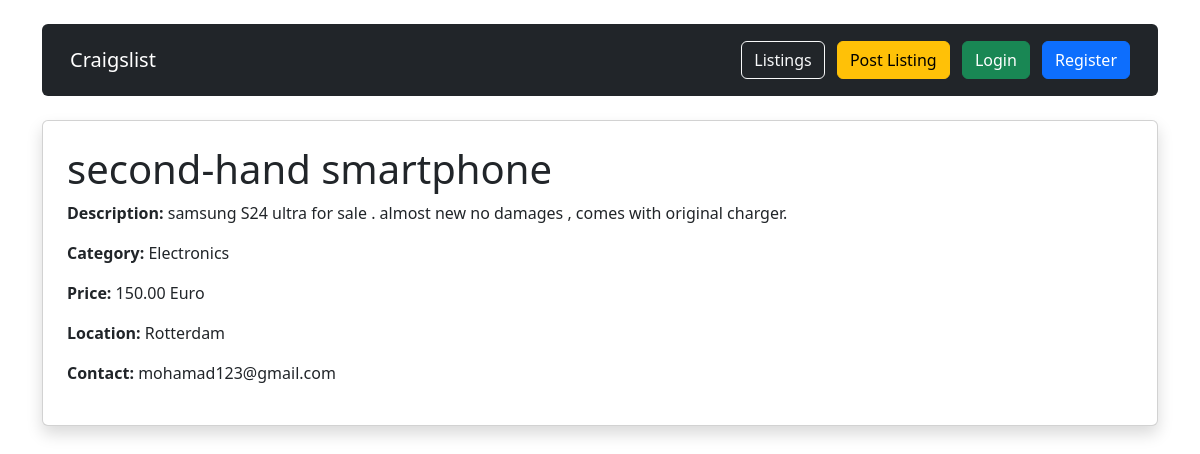
The app's page /listing/1/ with its own data.
### listings/models.py (models this page shows, shortened)
class Listing(models.Model):
    title = models.CharField(max_length=255)
    description = models.TextField()
    category = models.CharField(
        max_length=100,
        choices=CATEGORY_CHOICES
    )
    price = models.DecimalField(
        max_digits=10,
        decimal_places=2
    )
    location = models.CharField(max_length=255)
    contact_details = models.CharField(max_length=255)
    image = models.ImageField(
        upload_to='listing_images/',
        blank=True,
        null=True
    )
    created_by = models.ForeignKey(
        User,
        on_delete=models.CASCADE
    )
    created_at = models.DateTimeField(
        auto_now_add=True
    )

### listings/views.py (the view)
def listing_detail(request, id):
    listing = get_object_or_404(
        Listing,
        id=id
    )
    context = {
        'listing': listing
    }
    return render(
        request,
        'listings/listing_detail.html',
        context
    )

### listings/templates/listings/listing_detail.html (shortened to what this page needs)
{% extends 'listings/base.html' %}
{% block content %}
<div class="card shadow p-4">
    <h1>
        {{ listing.title }}
    </h1>
    <p>
        <strong>Description:</strong>
        {{ listing.description }}
    </p>
    <p>
        <strong>Category:</strong>
        {{ listing.category }}
    </p>
    <p>
        <strong>Price:</strong>
        {{ listing.price }} Euro
    </p>
    <p>
        <strong>Location:</strong>
        {{ listing.location }}
    </p>
    <p>
        <strong>Contact:</strong>
        {{ listing.contact_details }}
    </p>
</div>
{% endblock %}

### records on screen
Listing: title "second-hand smartphone", description "samsung S24 ultra for sale . almost new no damages , comes with original charger.", category "Electronics", price "150.00", location "Rotterdam", contact_details "mohamad123@gmail.com"
